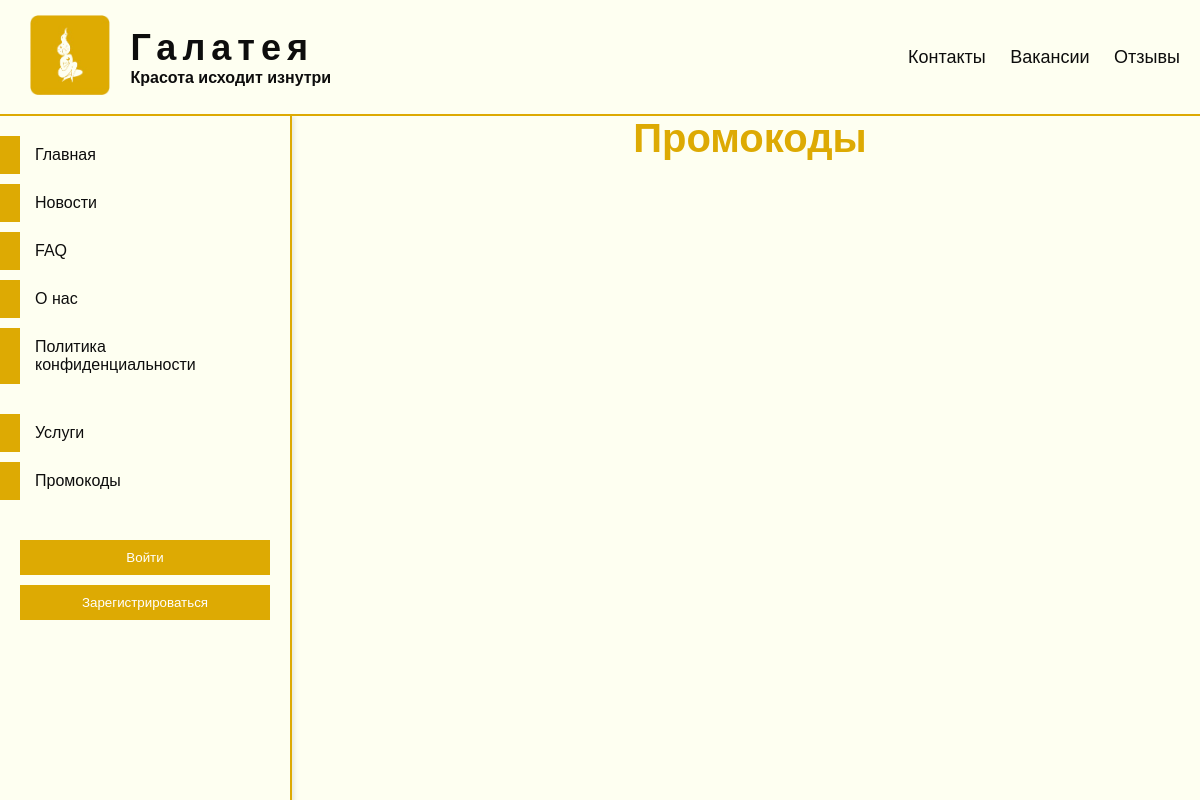
Before: /clinic/promocodes with the older database file.
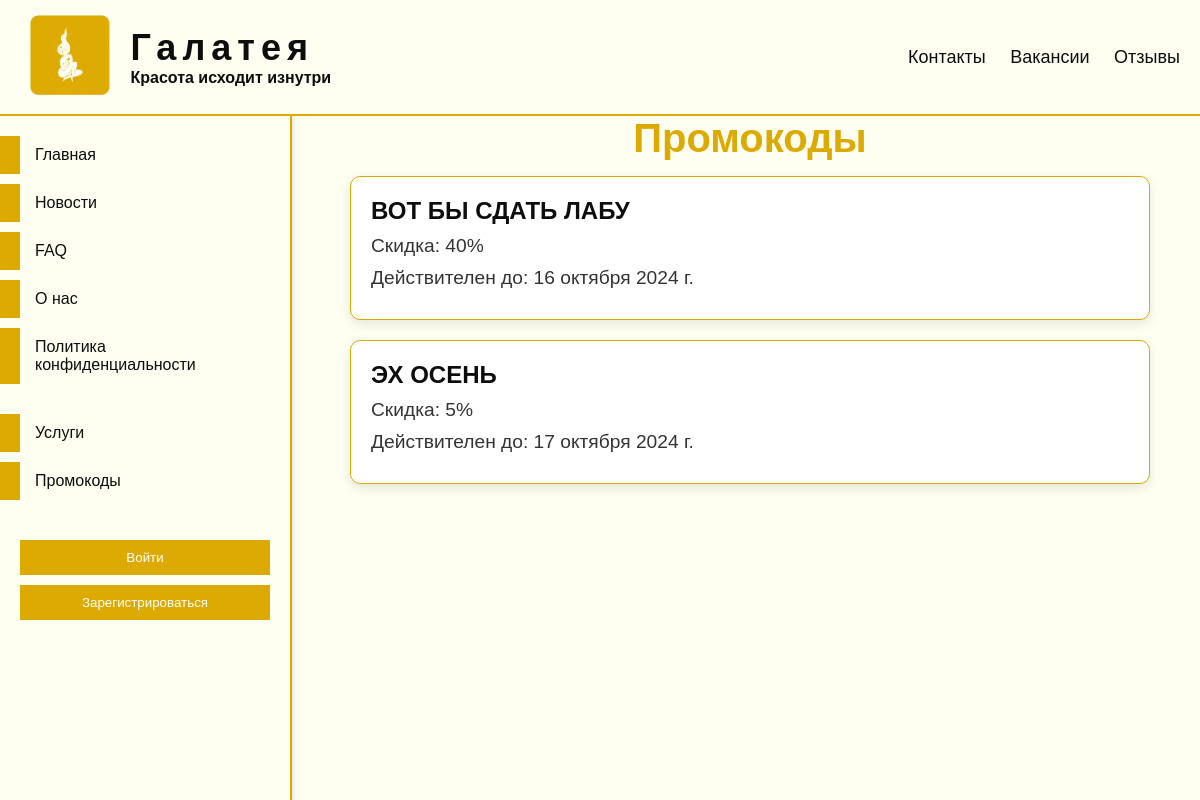
After: the same page with the newer database file.
### clinic/models.py (models this page shows, shortened)
class PromoCodes(models.Model):
    code = models.CharField('Промокод', max_length=50, unique=True)
    discount = models.PositiveSmallIntegerField('Скидка, %', validators=[MinValueValidator(1), MaxValueValidator(100)])
    expiration_date = models.DateField('Дата истечения срока действия')
    class Meta:
        verbose_name = 'Промокод'
        verbose_name_plural = 'Промокоды'

### clinic/views.py (the view)
# urls.py: path('promocodes', views.promocodes_view, name='promocodes'),
def promocodes_view(request):
    promocodes = PromoCodes.objects.filter(expiration_date__gte=date.today()).order_by('-id')
    return render(request, 'clinic/promocodes.html', {'promocodes': promocodes})

### clinic/templates/clinic/promocodes.html (shortened to what this page needs)
{% extends 'main/layout.html' %}
{% load static %}
{% block custom_css %}
<link type="text/css" href="{% static 'clinic/css/promocodes.css' %}" rel="stylesheet"/>
{% endblock %}
{% block content %}
    <h1 class="page-title">Промокоды</h1>
    <div class="promocodes-list">
        {% for promocode in promocodes %}
            <div class="promocode-card" id="promocode-{{ promocode.id }}">
                <h3 class="promocode-code">{{ promocode.code }}</h3>
                <p class="promocode-discount">Скидка: {{ promocode.discount }}%</p>
                <p class="promocode-expiration">Действителен до: {{ promocode.expiration_date }}</p>
            </div>
        {% endfor %}
    </div>
{% endblock %}

### main/templates/main/layout.html (shortened to what this page needs)
<!doctype html>
<html lang="ru" id="html-root">
{% load static %}
<head id="head-content">
    <link type="text/css" href="{% static 'main/css/styles.css' %}" rel="stylesheet"/>
    {% block custom_css %} {% endblock %}
</head>
<body id="body-content">
    <header id="site-header">
        <div class="header-content">
            <div class="logo" id="logo-block">
                <img src="{% static 'main/logo_small.png' %}" alt="Логотип компании">
            </div>
            <div class="org-info" id="org-info-block">
                <h1 id="org-name"><strong>Галатея</strong></h1>
                <p class="slogan" id="org-slogan"><strong>Красота исходит изнутри</strong></p>
            </div>
            <nav id="header-nav">
                <ul class="horizontal" id="top-nav-list">
                    <li><a href="{% url 'contacts' %}">Контакты</a></li>
                    <li><a href="{% url 'vacancies' %}">Вакансии</a></li>
                    <li><a href="{% url 'reviews' %}">Отзывы</a></li>
                </ul>
            </nav>
        </div>
    </header>
    <aside id="sidebar-nav">
        <nav>
            <ul id="public-pages">
                <li><a href="{% url 'home' %}">Главная</a></li>
                <li><a href="{% url 'news' %}">Новости</a></li>
                <li><a href="{% url 'faq' %}">FAQ</a></li>
                <li><a href="{% url 'about' %}">О нас</a></li>
                <li><a href="{% url 'policy' %}">Политика конфиденциальности</a></li>
            </ul>
            <ul id="services-section">
                <li><a href="{% url 'services' %}">Услуги</a></li>
                <li><a href="{% url 'promocodes' %}">Промокоды</a></li>
            </ul>
            <ul id="user-auth-section">
                {% if user.is_authenticated %}
                <li>
                    <form action="{% url 'logout' %}" method="post">
                        {% csrf_token %}
                        <button type="submit" aria-label="Выйти">Выйти</button>
                    </form>
                </li>
                {% if user.is_superuser %}
                <li>
                    <form action="{% url 'add_random_client' %}" method="get">
                        <button type="submit">Создать нового клиента (API)</button>
                    </form>
                </li>
                <li>
                    <form action="{% url 'add_cosmetology_news' %}" method="get">
                        <button type="submit">Добавить новость про косметику (API)</button>
                    </form>
                </li>
                {% endif %} {% else %}
                <li>
                    <form action="{% url 'to_login' %}" method="get">
                        <button type="submit">Войти</button>
                    </form>
                </li>
                <li>
                    <form action="{% url 'registration' %}" method="get">
                        <button type="submit">Зарегистрироваться</button>
                    </form>
                </li>
                {% endif %}
            </ul>
        </nav>
    </aside>
    <main id="main-content">
        {% block content %} {% endblock %}
    </main>
</body>
</html>

### main/static/main/css/styles.css (style rules this page uses)
* { margin: 0; padding: 0; font-family: Arial, sans-serif; color: #0D0D0D; }
#site-header { background: #fefff1; padding: 10px 20px; display: flex; align-items: center; border-bottom: 2px solid #DDAA03; position: fixed; top: 0; left: 0; right: 0; z-index: 1000; }
#logo-block img { max-height: 80px; margin: 5px 10px; }
#org-info-block { margin-left: 10px; display: flex; flex-direction: column; justify-content: center; }
#org-name { font-size: 36px; letter-spacing: 6px; margin-bottom: 0px; }
#org-slogan { font-size: 16px; color: #DDAA03; margin-left: 0px; }
#header-nav { margin-left: auto; }
#header-nav ul { list-style: none; }
#top-nav-list li { display: inline-block; margin-left: 20px; }
#top-nav-list a { text-decoration: none; color: #0D0D0D; font-size: 18px; vertical-align: middle; position: relative; transition: color 0.3s ease, transform 0.3s ease; }
#top-nav-list a::after { content: ''; position: absolute; left: 50%; bottom: -5px; width: 0; height: 2px; background-color: #DDAA03; transition: width 0.3s ease, left 0.3s ease; }
.header-content { display: flex; align-items: center; justify-content: space-between; width: 100%; }
#sidebar-nav { position: fixed; top: 116px; left: 0; height: 100%; width: 250px; padding: 20px; background: #fefff1; border-right: 2px solid #DDAA03; box-shadow: 2px 0 5px rgba(0, 0, 0, 0.1); z-index: 999; }
#sidebar-nav nav { display: flex; flex-direction: column; }
#public-pages, #services-section, #user-auth-section { list-style: none; padding: 0; margin-bottom: 20px; }
#public-pages li, #services-section li { position: relative; margin-bottom: 10px; }
#public-pages a, #services-section a { display: block; padding: 10px 15px; color: #0D0D0D; text-decoration: none; transition: color 0.3s ease; position: relative; z-index: 1; }
#public-pages a::before, #services-section a::before { content: ""; position: absolute; left: 0; top: 0; height: 100%; width: 200%; background-color: #DDAA03; transform: translateX(-100%); transition: transform 0.3s ease; z-index: -1; }
#user-auth-section button { width: 100%; padding: 10px; margin-top: 10px; background-color: #DDAA03; color: #FFFFFF; border: none; cursor: pointer; transition: background-color 0.3s ease; }
#main-content > * { margin-bottom: 15px; }
body { padding-top: 116px; padding-left: 300px; background: #fefff1; }

### clinic/static/clinic/css/promocodes.css (style rules this page uses)
.page-title { font-size: 2.5em; color: #DDAA03; text-align: center; margin-bottom: 30px; }
.promocodes-list { max-width: 800px; margin: 0 auto; padding: 0 20px; }
.promocode-card { background-color: #ffffff; border: 1px solid #DDAA03; border-radius: 10px; padding: 20px; margin-bottom: 20px; box-shadow: 0 4px 12px rgba(0, 0, 0, 0.1); }
.promocode-code { font-size: 1.5em; color: #0D0D0D; margin-bottom: 10px; }
.promocode-discount, .promocode-expiration { font-size: 1.2em; color: #333; margin-bottom: 10px; }

### main/templates/main/layout.html (style rules this page uses)
#top-nav-list li { display: inline; }

Changed rows visible on the page:
added PromoCodes: code "ВОТ БЫ СДАТЬ ЛАБУ", discount "40", expiration_date "16 октября 2024 г."
added PromoCodes: code "ЭХ ОСЕНЬ", discount "5", expiration_date "17 октября 2024 г."
